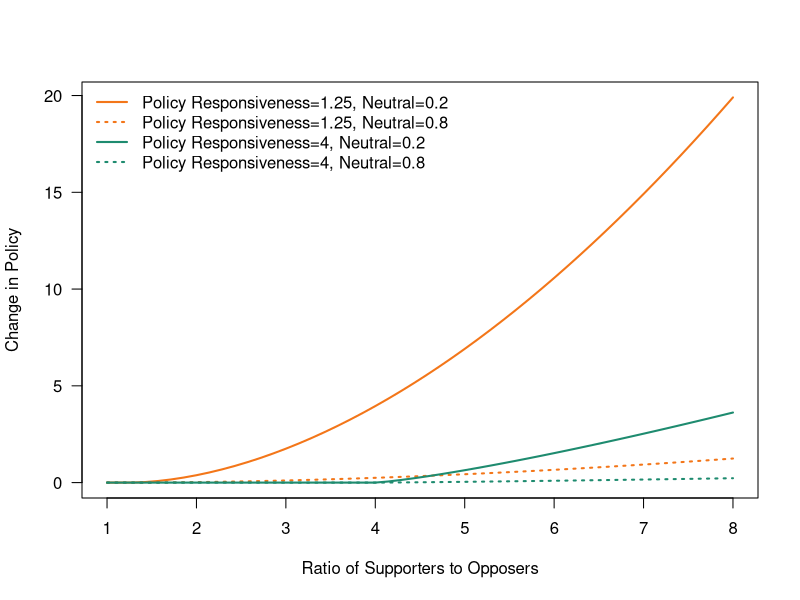
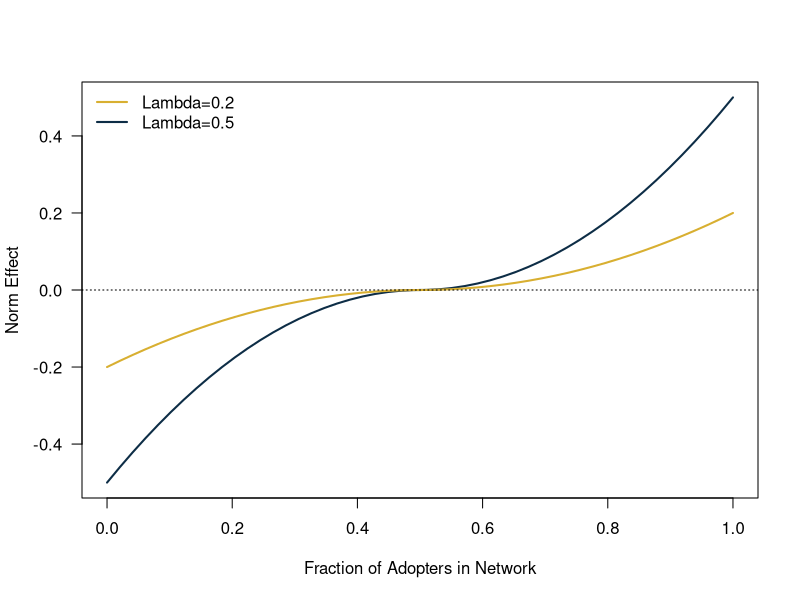
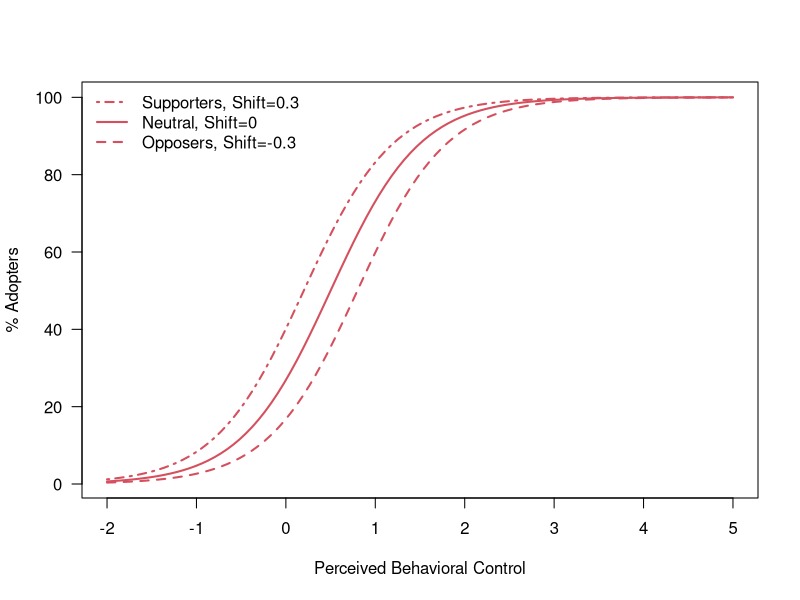
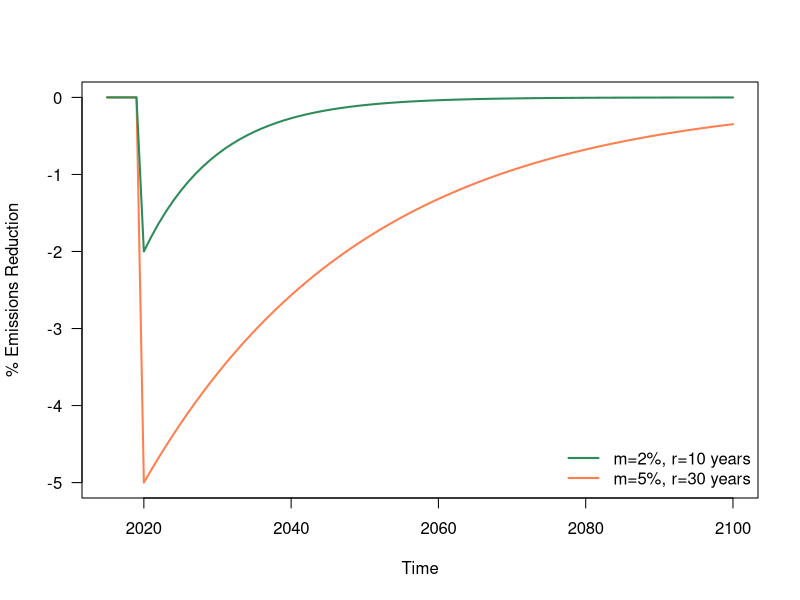

Write the R code that produced these figures, in order.
## ---- chunk 1
knitr::opts_chunk$set(echo =FALSE,fig.width=10, fig.height = 6)
library(DiagrammeR)
## ---- chunk 2
DiagrammeR::grViz("digraph rmarkdown{
graph [overlap = false, fontsize = 18, layout=circo]
node [shape = oval,
        fontname = Helvetica]
  Opinion; Adoption; Policy; Emissions; Climate; Cognition

Opinion->{Adoption Policy} Policy->{Adoption Opinion}
Adoption->Emissions Policy->Emissions Emissions->Climate
Climate->Cognition Cognition->Opinion

}
")
## ---- chunk 3
nu=c(1.25,4)
Nt=c(0.2,0.8)
SoverO=seq(1,8,length.out=50)
policychangefunc=function(maj,nuparam,neutral){
  return(ifelse(maj<nu,0,(1-neutral)^2*(maj-nu)^(1+1/nu)))
}
y1=sapply(SoverO,function(x) policychangefunc(x,nu,Nt[1]))
y2=sapply(SoverO,function(x) policychangefunc(x,nu,Nt[2]))

plot(SoverO,y1[1,],type="l",lwd=2,las=1,xlab="Ratio of Supporters to Opposers",ylab="Change in Policy",col="#f37619")
lines(SoverO,y2[1,],lwd=2,lty=3,col="#f37619")
lines(SoverO,y2[2,],lwd=2,lty=3,col="#1e8b6f")
lines(SoverO,y1[2,],lwd=2,lty=1,col="#1e8b6f")

legend("topleft",legend=c("Policy Responsiveness=1.25, Neutral=0.2","Policy Responsiveness=1.25, Neutral=0.8","Policy Responsiveness=4, Neutral=0.2","Policy Responsiveness=4, Neutral=0.8"),lty=c(1,3,1,3),col=c("#f37619","#f37619","#1e8b6f","#1e8b6f"),lwd=2,bty="n")


## ---- chunk 4
lambda=c(0.2,0.5)
frac=seq(0,1,length.out=50)
normfunction=function(fraction, lam){
  if(fraction>0.5) norm=lam*(1-4*fraction+4*fraction^2)
  if(fraction<=0.5) norm=lam*(-1+4*fraction-4*fraction^2)
  return(norm)
}
y=sapply(frac,function(x) normfunction(x,lambda))
plot(frac,y[2,],type="l",lwd=2,col="#0d2d46",las=1,xlab="Fraction of Adopters in Network",ylab="Norm Effect",xlim=c(0,1))
lines(frac,y[1,],lwd=2,col="#d8af31")
abline(h=0,lty=3)
legend("topleft",legend=c("Lambda=0.2","Lambda=0.5"),lwd=2,col=c("#d8af31","#0d2d46"),bty="n")

## ---- chunk 5
shift=c(-0.3,0,0.3)
pbcmid=0.5
pbcsteep=2
pbc=seq(-2,5,length.out=100)
adoptionfunc=function(pbcval,shifter,pmid=pbcmid,psteep=pbcsteep){
  return(1/(1+exp(-psteep*(pbcval-(pmid-shifter)))))
}
y=sapply(pbc,function(x) adoptionfunc(x, shift))
plot(pbc,y[1,]*100,type="l",lwd=2,las=1,xlab="Perceived Behavioral Control",ylab="% Adopters",lty=2,col="#d5505e")
lines(pbc,y[2,]*100,lwd=2,col="#d5505e")
lines(pbc,y[3,]*100,lwd=2,col="#d5505e",lty=4)
legend("topleft",legend=c("Supporters, Shift=0.3","Neutral, Shift=0","Opposers, Shift=-0.3"),lwd=2,lty=c(4,1,2),col="#d5505e",bty="n")

## ---- chunk 6
m=c(0.02,0.05)
r=c(10,30)
time=seq(2020,2100,by=1)
mitigation=function(time,mt,rt){
  return(mt*exp(-(time-2020)/r))
}
y=sapply(time,function(x) mitigation(x,m,r))
time=c(2015,2016,2017,2018,2019,time)
y=cbind(matrix(rep(0,10),ncol=5),y)
plot(time,-100*y[2,],type="l",lwd=2,col="coral",xlab="Time",ylab="% Emissions Reduction",las=1)
lines(time,-100*y[1,],lwd=2,col="seagreen")
legend("bottomright",bty="n",legend=c("m=2%, r=10 years","m=5%, r=30 years"),lwd=2,col=c("seagreen","coral"))
